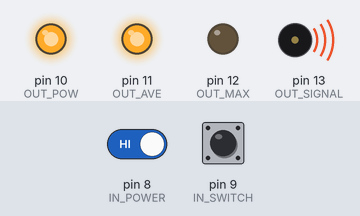
A sketch run on a simulated Arduino Uno, built with avr-gcc and run on an emulated ATmega328P. On the bench: output pins drawn as LEDs (lit = HIGH), buzzer (waves = sounding). The inputs (shaded band) are chosen by the test bench; at power-on: pin 8 (IN_POWER) HIGH, pin 9 (IN_SWITCH) LOW.

Above: at 1.2 s.
1.3 s: pin 8 (IN_POWER) driven LOW
At 1.6 s:
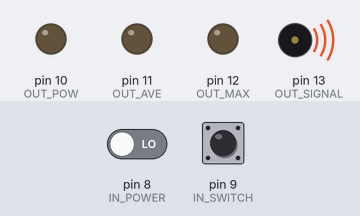
2.8 s: pin 8 (IN_POWER) driven HIGH
At 3.9 s:
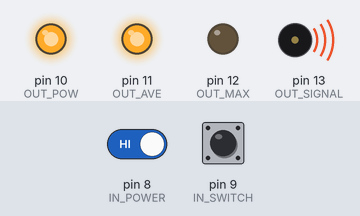
4.3 s: pin 9 (IN_SWITCH) pulled HIGH for 0.15 s
At 4.37 s:
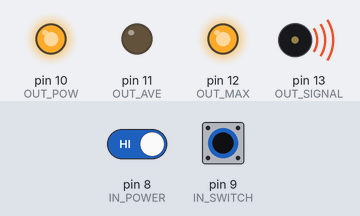
5.9 s: pin 9 (IN_SWITCH) pulled HIGH for 3.2 s
At 9.9 s:
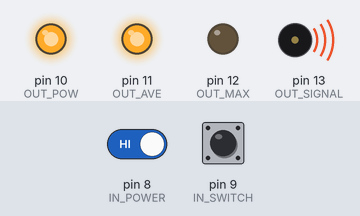
Timing chart, 0 to 11.4 s (numbered marks = the images above; inputs shaded):
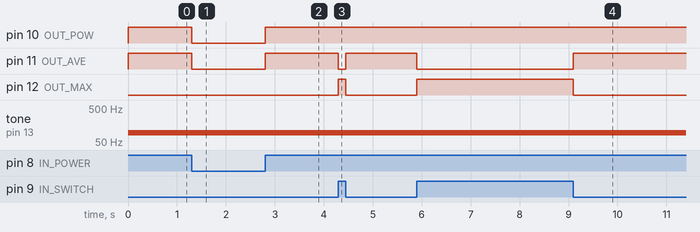

The sketch:

sketch_jul04a.ino
```cpp
// 今回は正規化する必要がないためNormalize関数は仕様していない
const int IN_POWER = 8;
const int IN_SWITCH = 9;
const int OUT_POW = 10;
const int OUT_AVE = 11;
const int OUT_MAX = 12;
const int OUT_SIGNAL = 13;
const float RATIO = 3.937;    // 3.937 * 4064 = 16000Hz = 500 * 32
const unsigned int MIN = 92;
//#define float RATIO = 1.047;     1.047 * 4064 = 4256 Hz = 133 * 32

int dimave[] = {0, 0, 0, 0, 0, 0, 0, 0, 0, 0, 0, 0, 0, 0, 0, 0};
int dimmax[] = {0, 0, 0, 0, 0, 0, 0, 0, 0, 0, 0, 0, 0, 0, 0, 0};
unsigned int freave = MIN;
unsigned int tmpave = MIN;
unsigned int fremax = MIN;
unsigned int tmpmax = MIN;

int normalize(int value) {
    float tempf;
    int tempi;
    tempf = value * RATIO;
    tempi = int(tempf);

    return tempi;
}

unsigned int minlimit(unsigned int value) {
    int temp = value;
    if(value < MIN) {
        temp = MIN;
    }
    return temp;
}

void input() {
    unsigned int data = (byte)Serial.read();
    if(data < 128) {
        for(int i = 0; i <= 14; i++) {
            dimave[i] = dimave[i + 1];
        }
        dimave[15] = data;

        // 最近の入力にバイアスのかかった過去32回を考慮した値，値は0から4064
        unsigned int rowave = 0;
        rowave += data;
        for(int i = 0; i <= 15; i++) {
          rowave += 2 * dimave[i];
        }
        // freave  = normalize(rowave);     // 正規化
        freave = minlimit(rowave);          // tone関数は32Hzより低い音は出せないため
        }else if(data > 127) {
        for(int i = 0; i <= 14; i++) {
            dimmax[i] = dimmax[i + 1];
        }
        dimmax[15] = data - 128;

        unsigned int rowmax = 0;
        rowmax += data - 128;
        for(int i = 0; i <= 15; i++) {
          rowmax += 2 * dimmax[i];
        }
        // fremax  = normalize(rowmax);
        fremax = minlimit(rowmax);
    }
}

void setup() {
    // put your setup code here, to run once:
    pinMode(IN_POWER, INPUT);
    pinMode(IN_SWITCH, INPUT);
    pinMode(OUT_POW, OUTPUT);
    pinMode(OUT_AVE, OUTPUT);
    pinMode(OUT_MAX, OUTPUT);
    pinMode(OUT_SIGNAL, OUTPUT);

    Serial.begin(9600);
}

void loop() {
    // put your main code here, to run repeatedly:
    if(Serial.available() > 0){
        input();
    }

    if(digitalRead(IN_POWER) == 0) {
        tone(OUT_SIGNAL, MIN);
        digitalWrite(OUT_POW, LOW);
        digitalWrite(OUT_AVE, LOW);
        digitalWrite(OUT_MAX, LOW);
    } else {
        if(digitalRead(IN_SWITCH) == 0) {
            tone(OUT_SIGNAL, freave);
            digitalWrite(OUT_POW, HIGH);
            digitalWrite(OUT_AVE, HIGH);
            digitalWrite(OUT_MAX, LOW);
        } else {
            tone(OUT_SIGNAL, fremax);
            digitalWrite(OUT_POW, HIGH);
            digitalWrite(OUT_AVE, LOW);
            digitalWrite(OUT_MAX, HIGH);
        }
    }
}
```

Measured:
- after the input at 1.3 s, pin 10 (OUT_POW), pin 11 (OUT_AVE): HIGH → LOW at once
- after the input at 2.8 s, pin 10 (OUT_POW), pin 11 (OUT_AVE): LOW → HIGH at once
- after the input at 4.3 s, pin 11 (OUT_AVE): HIGH → LOW at once, → HIGH 0.15 s later; pin 12 (OUT_MAX): LOW → HIGH at once, → LOW 0.15 s later
- after the input at 5.9 s, pin 11 (OUT_AVE): HIGH → LOW at once, → HIGH 3.2 s later; pin 12 (OUT_MAX): LOW → HIGH at once, → LOW 3.2 s later
